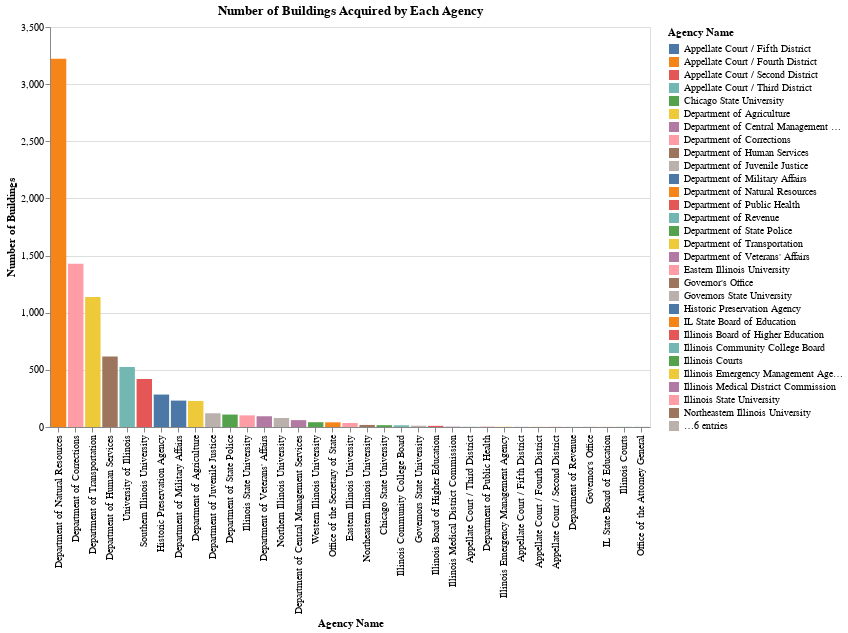

Source (notebook cell):
### Markdown cell above
# Homework 8

### Code cell
# Import necessary libraries
import pandas as pd
import altair as alt
alt.data_transformers.disable_max_rows()

# Load the dataset
url = 'https://raw.githubusercontent.com/UIUC-iSchool-DataViz/is445_data/main/building_inventory.csv'
buildings = pd.read_csv(url)

# Visualization 1: Bar Chart of Number of Buildings Acquired by Each Agency

agency_buildings = buildings.groupby('Agency Name').size().reset_index(name='Number of Buildings')

# Now, let's create a bar chart
bar_chart = alt.Chart(agency_buildings).mark_bar().encode(
    x=alt.X('Agency Name:N', sort='-y', title='Agency Name'),
    y=alt.Y('Number of Buildings:Q', title='Number of Buildings'),
    color='Agency Name:N',
    tooltip=['Agency Name', 'Number of Buildings']
).properties(
    title='Number of Buildings Acquired by Each Agency',
    width=600,
    height=400
)
# Display the visualizations
bar_chart.display()

### Figure 1 — Vega-Lite specification as saved in the notebook (floating-point values rounded to 4 significant figures)
{"config": {"view": {"continuousWidth": 300, "continuousHeight": 300}}, "data": {"name": "data-a47c0a20c80bd5201c4718671e670852"}, "mark": {"type": "bar"}, "encoding": {"color": {"field": "Agency Name", "type": "nominal"}, "tooltip": [{"field": "Agency Name", "type": "nominal"}, {"field": "Number of Buildings", "type": "quantitative"}], "x": {"field": "Agency Name", "sort": "-y", "title": "Agency Name", "type": "nominal"}, "y": {"field": "Number of Buildings", "title": "Number of Buildings", "type": "quantitative"}}, "height": 400, "title": "Number of Buildings Acquired by Each Agency", "width": 600, "$schema": "https://vega.github.io/schema/vega-lite/v5.15.1.json", "datasets": {"data-a47c0a20c80bd5201c4718671e670852": [{"Agency Name": "Appellate Court / Fifth District", "Number of Buildings": 1}, {"Agency Name": "Appellate Court / Fourth District", "Number of Buildings": 1}, {"Agency Name": "Appellate Court / Second District", "Number of Buildings": 1}, {"Agency Name": "Appellate Court / Third District", "Number of Buildings": 2}, {"Agency Name": "Chicago State University", "Number of Buildings": 16}, {"Agency Name": "Department of Agriculture", "Number of Buildings": 228}, {"Agency Name": "Department of Central Management Services", "Number of Buildings": 60}, {"Agency Name": "Department of Corrections", "Number of Buildings": 1428}, {"Agency Name": "Department of Human Services", "Number of Buildings": 617}, {"Agency Name": "Department of Juvenile Justice", "Number of Buildings": 120}, {"Agency Name": "Department of Military Affairs", "Number of Buildings": 231}, {"Agency Name": "Department of Natural Resources", "Number of Buildings": 3223}, {"Agency Name": "Department of Public Health", "Number of Buildings": 2}, {"Agency Name": "Department of Revenue", "Number of Buildings": 1}, {"Agency Name": "Department of State Police", "Number of Buildings": 109}, {"Agency Name": "Department of Transportation", "Number of Buildings": 1137}, {"Agency Name": "Department of Veterans' Affairs", "Number of Buildings": 94}, {"Agency Name": "Eastern Illinois University", "Number of Buildings": 35}, {"Agency Name": "Governor's Office", "Number of Buildings": 1}, {"Agency Name": "Governors State University", "Number of Buildings": 11}, {"Agency Name": "Historic Preservation Agency", "Number of Buildings": 284}, {"Agency Name": "IL State Board of Education", "Number of Buildings": 1}, {"Agency Name": "Illinois Board of Higher Education", "Number of Buildings": 10}, {"Agency Name": "Illinois Community College Board", "Number of Buildings": 15}, {"Agency Name": "Illinois Courts", "Number of Buildings": 1}, {"Agency Name": "Illinois Emergency Management Agency", "Number of Buildings": 2}, {"Agency Name": "Illinois Medical District Commission", "Number of Buildings": 3}, {"Agency Name": "Illinois State University", "Number of Buildings": 102}, {"Agency Name": "Northeastern Illinois University", "Number of Buildings": 18}, {"Agency Name": "Northern Illinois University", "Number of Buildings": 79}, {"Agency Name": "Office of the Attorney General", "Number of Buildings": 1}, {"Agency Name": "Office of the Secretary of State", "Number of Buildings": 41}, {"Agency Name": "Southern Illinois University", "Number of Buildings": 420}, {"Agency Name": "University of Illinois", "Number of Buildings": 525}, {"Agency Name": "Western Illinois University", "Number of Buildings": 42}]}}
